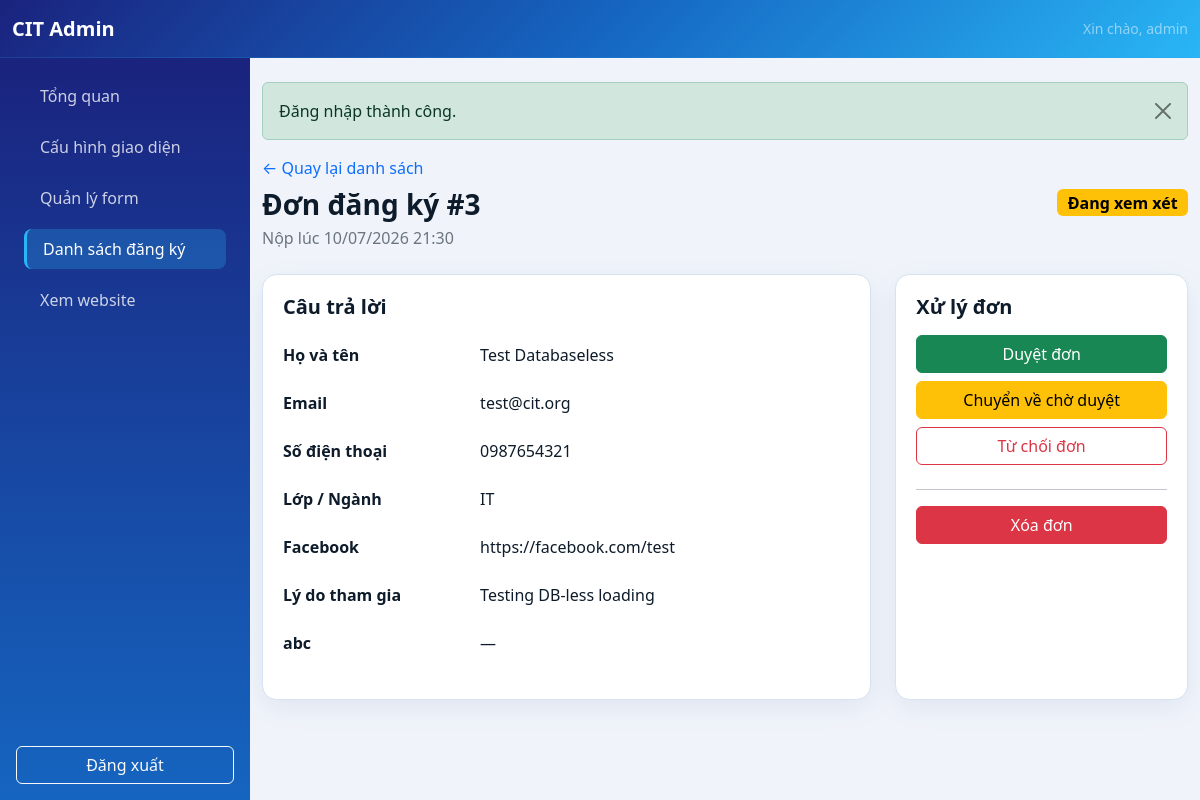
/admin/member-detail.php?id=3&return=page=1 (signed in), run on the app's committed database.
### tables this page shows
CREATE TABLE `form_submissions` (
  `id` bigint unsigned NOT NULL AUTO_INCREMENT,
  `submitted_at` datetime NOT NULL DEFAULT CURRENT_TIMESTAMP,
  `status` enum('pending','approved','rejected') NOT NULL DEFAULT 'pending',
  PRIMARY KEY (`id`),
  KEY `idx_submissions_status_date` (`status`,`submitted_at`),
  KEY `idx_submissions_date` (`submitted_at`)
);

CREATE TABLE `form_submission_values` (
  `id` bigint unsigned NOT NULL AUTO_INCREMENT,
  `submission_id` bigint unsigned NOT NULL,
  `field_id` int unsigned NOT NULL,
  `value` text,
  PRIMARY KEY (`id`),
  UNIQUE KEY `uq_submission_field` (`submission_id`,`field_id`),
  KEY `idx_values_field` (`field_id`),
  CONSTRAINT `fk_values_field` FOREIGN KEY (`field_id`) REFERENCES `form_fields` (`id`) ON DELETE CASCADE,
  CONSTRAINT `fk_values_submission` FOREIGN KEY (`submission_id`) REFERENCES `form_submissions` (`id`) ON DELETE CASCADE
);

CREATE TABLE `form_fields` (
  `id` int unsigned NOT NULL AUTO_INCREMENT,
  `field_label` varchar(150) NOT NULL,
  `field_name` varchar(64) NOT NULL,
  `field_type` enum('text','email','phone','textarea','dropdown','radio','checkbox') NOT NULL,
  `options` text,
  `is_required` tinyint(1) NOT NULL DEFAULT '0',
  `sort_order` int unsigned NOT NULL DEFAULT '0',
  PRIMARY KEY (`id`),
  UNIQUE KEY `field_name` (`field_name`),
  KEY `idx_form_fields_sort_order` (`sort_order`,`id`)
);

### config.php (called while the page is built, shortened)
<?php
require_once __DIR__ . '/includes/helpers.php';
function e(?string $value): string
{
    return htmlspecialchars($value ?? '', ENT_QUOTES | ENT_SUBSTITUTE, 'UTF-8');
}

### includes/db.php (called while the page is built, shortened)
<?php
function db(): PDO
{
    static $pdo = null;
    $dbHost = getenv('DB_HOST') ?: '127.0.0.1';
    $dbPort = getenv('DB_PORT') ?: '3306';
    $dbName = getenv('DB_NAME') ?: 'club_management';
    $dbUser = getenv('DB_USER') ?: 'root';
    $dbPass = getenv('DB_PASS') ?: 'Cit@2026';
    $options = [
        PDO::ATTR_ERRMODE => PDO::ERRMODE_EXCEPTION,
        PDO::ATTR_DEFAULT_FETCH_MODE => PDO::FETCH_ASSOC,
        PDO::ATTR_EMULATE_PREPARES => false,
        PDO::ATTR_TIMEOUT => 5,
    ];
    if (defined('Pdo\Mysql::ATTR_INIT_COMMAND')) {
        $options[Pdo\Mysql::ATTR_INIT_COMMAND] = "SET SESSION sql_mode='STRICT_TRANS_TABLES,ERROR_FOR_DIVISION_BY_ZERO,NO_ENGINE_SUBSTITUTION'";
    } elseif (defined('PDO::MYSQL_ATTR_INIT_COMMAND')) {
        $options[PDO::MYSQL_ATTR_INIT_COMMAND] = "SET SESSION sql_mode='STRICT_TRANS_TABLES,ERROR_FOR_DIVISION_BY_ZERO,NO_ENGINE_SUBSTITUTION'";
    }
    try {
        $pdo = new PDO(
            "mysql:host={$dbHost};port={$dbPort};dbname={$dbName};charset=utf8mb4;connect_timeout=5",
            $dbUser,
            $dbPass,
            $options
        );
    } catch (PDOException $exception) {
        error_log('Database connection failed: ' . $exception->getMessage());
        http_response_code(500);
        exit('Không thể kết nối cơ sở dữ liệu. Vui lòng kiểm tra cấu hình.');
    }
    return $pdo;
}
class LazyPDO
{
    private ?PDO $instance = null;
    private function getPDO(): PDO
    {
        if ($this->instance === null) {
            $this->instance = db();
        }
        return $this->instance;
    }
    public function prepare(string $query, array $options = []): PDOStatement|false
    {
        return $this->getPDO()->prepare($query, $options);
    }
}
$pdo = new LazyPDO();

### includes/helpers.php (called while the page is built, shortened)
<?php
function render_component(string $component, array $props = []): void
{
    $component = preg_replace('/[^a-zA-Z0-9_\/\\-]+/', '', $component);
    $componentPath = __DIR__ . '/components/' . str_replace(['\\', '/'], DIRECTORY_SEPARATOR, $component) . '.php';
    extract($props, EXTR_SKIP);
    require $componentPath;
}
if (!function_exists('status_label')) {
    function status_label(string $status): string
    {
        return match ($status) {
            'approved' => 'Đã duyệt',
            'rejected' => 'Bị từ chối',
            default => 'Đang xem xét',
        };
    }
}
if (!function_exists('status_badge')) {
    function status_badge(string $status): string
    {
        return match ($status) {
            'approved' => 'success',
            'rejected' => 'danger',
            default => 'warning',
        };
    }
}

### includes/submissions.php (called while the page is built, shortened)
<?php
function format_submission_value(?string $value, string $fieldType): string
{
    if ($value === null || $value === '') {
        return '—';
    }
    return $value;
}

### admin/member-detail.php (the view, shortened to what this page needs)
<?php
require_once __DIR__ . '/auth-check.php';
$id = filter_input(INPUT_GET, 'id', FILTER_VALIDATE_INT) ?: 0;
$statement = $pdo->prepare('SELECT id, submitted_at, status FROM form_submissions WHERE id = :id');
$statement->execute(['id' => $id]);
$submission = $statement->fetch();
$returnQuery = isset($_GET['return']) && is_string($_GET['return']) ? $_GET['return'] : '';
$valueStatement = $pdo->prepare(
    'SELECT ff.field_label, ff.field_type, fsv.value
     FROM form_fields ff LEFT JOIN form_submission_values fsv
       ON fsv.field_id = ff.id AND fsv.submission_id = :submission_id
     ORDER BY ff.sort_order, ff.id'
);
$valueStatement->execute(['submission_id' => $id]);
$answers = $valueStatement->fetchAll();
require __DIR__ . '/header.php';
?>
<div class="d-flex flex-wrap justify-content-between align-items-center gap-3 mb-4">
    <div><a class="text-decoration-none" href="members.php<?= $returnQuery ? '?' . e($returnQuery) : '' ?>">← Quay lại danh sách</a><h1 class="h3 fw-bold mt-2 mb-1">Đơn đăng ký #<?= $id ?></h1><p class="text-secondary mb-0">Nộp lúc <?= e(date('d/m/Y H:i', strtotime($submission['submitted_at']))) ?></p></div>
    <?php render_component('admin/status-badge', ['status' => $submission['status'], 'class' => 'fs-6']); ?>
</div>
<div class="row g-4">
    <div class="col-lg-8"><section class="content-card"><h2 class="h5 fw-bold mb-4">Câu trả lời</h2><?php if (!$answers): ?><p class="text-secondary mb-0">Form hiện không có field.</p><?php else: ?><dl class="row mb-0"><?php foreach ($answers as $answer): ?><dt class="col-sm-4 mb-1"><?= e($answer['field_label']) ?></dt><dd class="col-sm-8 mb-4 text-break"><?= nl2br(e(format_submission_value($answer['value'], $answer['field_type']))) ?></dd><?php endforeach; ?></dl><?php endif; ?></section></div>
    <div class="col-lg-4"><section class="content-card"><h2 class="h5 fw-bold mb-3">Xử lý đơn</h2>
        <form method="post" action="member-approve.php" class="d-grid gap-2 mb-4"><?= csrf_field() ?><input type="hidden" name="id" value="<?= $id ?>"><input type="hidden" name="return" value="<?= e($returnQuery) ?>"><button class="btn btn-success" name="status" value="approved" type="submit">Duyệt đơn</button><button class="btn btn-warning" name="status" value="pending" type="submit">Chuyển về chờ duyệt</button><button class="btn btn-outline-danger" name="status" value="rejected" type="submit">Từ chối đơn</button></form>
        <hr><form method="post" action="member-delete.php" onsubmit="return confirm('Xóa vĩnh viễn đơn đăng ký này?');"><button class="btn btn-danger w-100" type="submit">Xóa đơn</button></form>
    </section></div>
</div>
<?php require __DIR__ . '/footer.php'; ?>

### includes/components/admin/status-badge.php (shortened to what this page needs)
<?php
$status = $status ?? 'pending';
$class = $class ?? '';
?>
<span class="badge <?= e($class) ?> text-bg-<?= e(status_badge($status)) ?>"><?= e(status_label($status)) ?></span>

### data on the page
form_submissions: submitted_at "10/07/2026 21:30", status "Đang xem xét"
form_submission_values: field.field_label "Họ và tên", value "Test Databaseless"
form_submission_values: field.field_label "Email", value "test@cit.org"
form_submission_values: field.field_label "Số điện thoại", value "0987654321"
form_submission_values: field.field_label "Lớp / Ngành", value "IT"
form_submission_values: field.field_label "Facebook", value "https://facebook.com/test"
form_submission_values: field.field_label "Lý do tham gia", value "Testing DB-less loading"
form_fields: field_label "abc", field_type "—"

### other printed values
$_SESSION['admin_username'] "admin"
$flash['message'] "Đăng nhập thành công."
$id "3"
